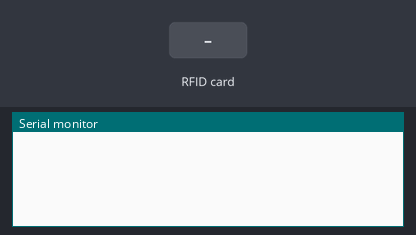
A sketch run on a simulated Arduino Uno, built with avr-gcc and run on an emulated ATmega328P. Shown: the last lines printed to the serial monitor. The test bench sets the inputs (shaded band).

Above: at 1.3 s.
1.4 s: RFID card 82 96 7E 21 held to the reader
At 2.6 s:
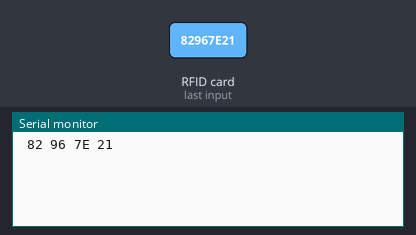
2.9 s: RFID card 82 56 6B 21 held to the reader
At 4.0 s:
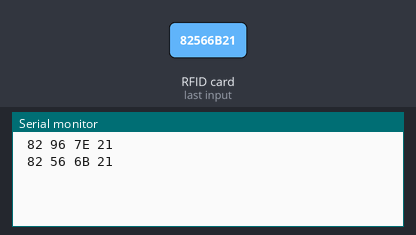
4.4 s: RFID card F1 3D 11 22 held to the reader
At 5.3 s:
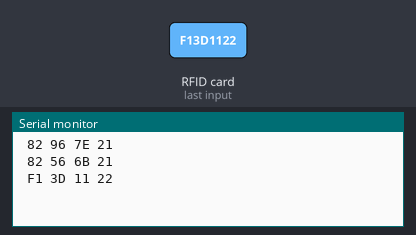
5.9 s: RFID card 5E 7A 19 C4 held to the reader
At 6.7 s:
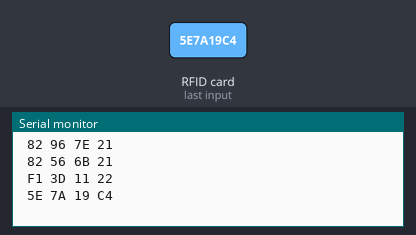

Measured:
- after the input at 1.4 s, the serial monitor: prints a new line at once (image 1)
- after the input at 2.9 s, the serial monitor: prints a new line at once (image 2)
- after the input at 4.4 s, the serial monitor: prints a new line at once (image 3)
- after the input at 5.9 s, the serial monitor: prints a new line at once (image 4)

The sketch:

ikili_okuma_dongusuz.ino
```cpp
#include <SPI.h>
#include <MFRC522.h>

#define RST_PIN         9
#define SS_1_PIN        10
#define SS_2_PIN        4


// Doğru ID'ler
byte tagarray[][4] = {
  {0x82,0x96,0x7E,0x21},
  {0x82,0x56,0x6B,0x21},
  {0xF1,0x3D,0x11,0x22}
};


// Kilitlenme durumu:
int tagcount = 0;
bool access = false;

#define NR_OF_READERS   2 // 3 adet okuyucu tanımla

byte ssPins[] = {SS_1_PIN, SS_2_PIN}; // Okuyucuların değişkenlerini tanımla

// Bir MFRC522 örneği oluşturun:
MFRC522 mfrc522[NR_OF_READERS];

void setup() {

  Serial.begin(9600);           // Haberleşmeyi tanımla
  while (!Serial);

  SPI.begin();                  // SPI tanımla


  /* MFRC522 okuyucuları arıyorum */
  for (uint8_t reader = 0; reader < NR_OF_READERS; reader++) {
    mfrc522[reader].PCD_Init(ssPins[reader], RST_PIN);
    //Serial.print(F("Okuyucu "));
    //Serial.print(reader);
    //Serial.print(F(": "));
   //// mfrc522[reader].PCD_DumpVersionToSerial();
    //mfrc522[reader].PCD_SetAntennaGain(mfrc522[reader].RxGain_max);
  }
}


void loop() {

  for (uint8_t reader = 0; reader < NR_OF_READERS; reader++) {

    // Yeni kartlar arıyorum
    if (mfrc522[reader].PICC_IsNewCardPresent() && mfrc522[reader].PICC_ReadCardSerial()) {
     // Serial.print(F("Okuyucu "));
      //Serial.print(reader);


      // Kart IDlerini yazdır
      Serial.print(F(""));
      dump_byte_array(mfrc522[reader].uid.uidByte, mfrc522[reader].uid.size);
      Serial.println();

      for (int x = 0; x < sizeof(tagarray); x++)                  // tagarray'ın sırası
      {
        for (int i = 0; i < mfrc522[reader].uid.size; i++)        //tagarray sütunları
        {
          if ( mfrc522[reader].uid.uidByte[i] != tagarray[x][i])  //Arabellekteki UID'yi etiket dizisindeki UID ile karşılaştırma.
          {
            DenyingTag();
            break;

          }
          else
          {
            if (i == mfrc522[reader].uid.size - 1)                // Tüm UID'ye göz atıp taramadığımızı test edin.
            {
              AllowTag();
            }
            else
            {
              continue;                                           // Hâlâ son hücreye/sütunlara ulaşamadık: test etmeye devam edin!
            }
          }
        }
        if(access) break;
      }


     if (access)
     {
        OpenDoor();
     }

     else
     {
       UnknownTag();
     }

      mfrc522[reader].PICC_HaltA();
    // Stop encryption on PCD
     mfrc522[reader].PCD_StopCrypto1();

    }
   }
  }


/**
   Bir bayt dizisini onaltılık değerler olarak Seri'ye boşaltmak için yardımcı yordam.
*/

void dump_byte_array(byte * buffer, byte bufferSize) {
  for (byte i = 0; i < bufferSize; i++) {
    Serial.print(buffer[i] < 0x10 ? " 0" : " ");
    Serial.print(buffer[i], HEX);
  }
}

void printTagcount() {
  //Serial.print("Tag n°");
 // Serial.println(tagcount);

}

void DenyingTag()
{
  tagcount = tagcount;
  access = false;
}

void AllowTag()
{
  tagcount = tagcount + 1;
  access = true;
}

void Initialize()
{
  tagcount = 0;
  access = false;
}
void OpenDoor()
{
 // Serial.println("Doğru ID");
  Initialize();
}
void MoreTagsNeeded()
{
  printTagcount();
  //Serial.println("Sistem kart bekliyor");
  access = false;
}
void UnknownTag()
{
  //Serial.println("Yanlış ID");
  printTagcount();
}
```
